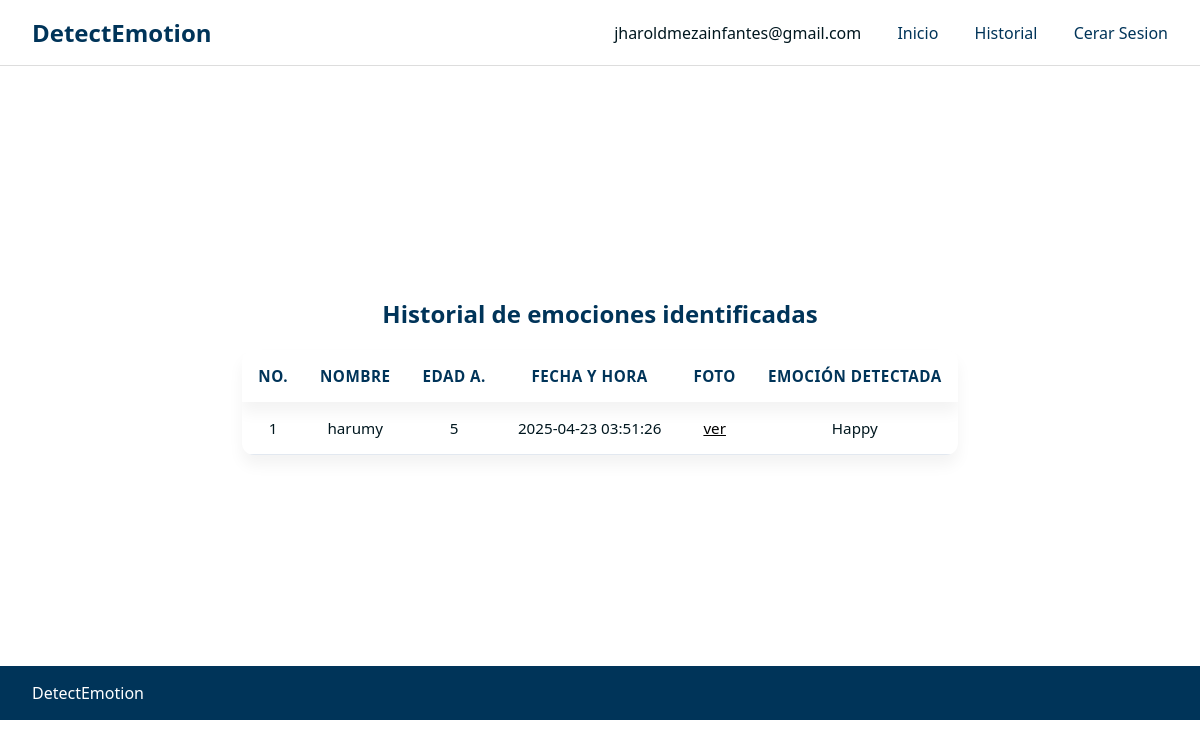
The app's page /historial (signed in) with its own data.
### tables this page shows
CREATE TABLE registros (
    id INTEGER PRIMARY KEY AUTOINCREMENT,
    nombre TEXT NOT NULL,
    edad INTEGER,
    fecha TEXT NOT NULL,
    hora TEXT NOT NULL,
    emocion TEXT NOT NULL,
    imagen_path TEXT NOT NULL,
    usuario_id INTEGER NOT NULL,
    FOREIGN KEY (usuario_id) REFERENCES usuarios(id)
);

### app.py (the view)
@app.route("/historial")
@app.route("/historial")
def historial():
    if 'usuario_id' not in session:
        return redirect('/login')
    conn = sqlite3.connect('data/emociones.db')
    cursor = conn.cursor()
    cursor.execute('''
        SELECT nombre, edad, fecha, hora, emocion, imagen_path
        FROM registros
        WHERE usuario_id = ?
        ORDER BY fecha DESC, hora DESC
    ''', (session['usuario_id'],))
    datos = cursor.fetchall()
    conn.close()
    historial_data = []
    for idx, fila in enumerate(datos, 1):
        historial_data.append({
            "no": idx,
            "nombre": fila[0],
            "edad": fila[1],
            "fecha": f"{fila[2]} {fila[3]}",
            "emocion": fila[4].capitalize(),
            "foto": fila[5]
        })
    return render_template("historial.html", historial=historial_data)

### app.py (called while the page is built)
@app.before_request
def requerir_login():
    rutas_protegidas = ['index', 'predecir', 'historial']
    if request.endpoint in rutas_protegidas and 'usuario_id' not in session:
        return redirect('/login')

### templates/historial.html (shortened to what this page needs)
<!DOCTYPE html>
<html lang="es">
<head>
    <link rel="stylesheet" href="/static/style.css">
</head>
<body>
    <header>
        <div class="logo">DetectEmotion</div>
        <nav>
            <span class="user-email">{{ session.get('email') }}</span>
            <a href="/">Inicio</a>
            <a href="/historial">Historial</a>
            <a href="/login">Cerar Sesion</a>
        </nav>
    </header>
    <main>
        <div class="titulo">
            <h2>Historial de emociones identificadas</h2>
        </div>
        <div class="container">
            <table>
                <thead>
                    <tr>
                        <th>NO.</th>
                        <th>Nombre</th>
                        <th>Edad A.</th>
                        <th>Fecha y Hora</th>
                        <th>Foto</th>
                        <th>Emoción detectada</th>
                    </tr>
                </thead>
                <tbody>
                    {% for item in historial %}
                    <tr>
                        <td>{{ item.no }}</td>
                        <td>{{ item.nombre }}</td>
                        <td>{{ item.edad }}</td>
                        <td>{{ item.fecha }}</td>
                        <td><a href="{{ url_for('static', filename=item.foto.replace('static/', '')) }}" target="_blank">ver</a></td>
                        <td>{{ item.emocion }}</td>
                    </tr>
                    {% endfor %}
                </tbody>
            </table>
        </div>
    </main>
    <footer>
        <span>DetectEmotion</span>
    </footer>
</body>
</html>

### static/style.css (style rules this page uses)
:root { --azul-oscuro: #00171F; --azul-principal: #003459; --celeste: #ADEBFF; --blanco: #ffffff; }
body { margin: 0; font-family: 'Segoe UI', sans-serif; background-color: var(--blanco); color: var(--azul-oscuro); }
.logo { font-size: 1.5rem; font-weight: bold; color: var(--azul-principal); }
nav a { margin-left: 2rem; text-decoration: none; color: var(--azul-principal); font-weight: 500; }
main { display: flex; flex-direction: column; justify-content: center; align-items: center; min-height: 75vh; }
.titulo h2 { text-align: center; margin-bottom: 20px; color: var(--azul-principal); }
footer { background-color: var(--azul-principal); color: var(--blanco); padding: 1rem 2rem; display: flex; justify-content: space-between; }
table { width: 100%; border-collapse: collapse; background-color: #fff; border-radius: 12px; box-shadow: 0 10px 15px rgba(0,0,0,0.05); overflow: hidden; }
thead { background-color: #ffffff; color: #003459; text-align: center; box-shadow: 0 10px 15px rgba(0,0,0,0.05); }
thead th { padding: 1rem; font-size: 0.95rem; text-transform: uppercase; letter-spacing: 0.5px; text-align: center; }
tbody td { padding: 1rem; border-bottom: 1px solid #e2e8f0; font-size: 0.95rem; text-align: center; }

### records on screen
registros: no "1", nombre "harumy", edad "5", fecha "2025-04-23 03:51:26", emocion "Happy"

### other values on screen
{{ session.get('email') }} "jharoldmezainfantes@gmail.com"
